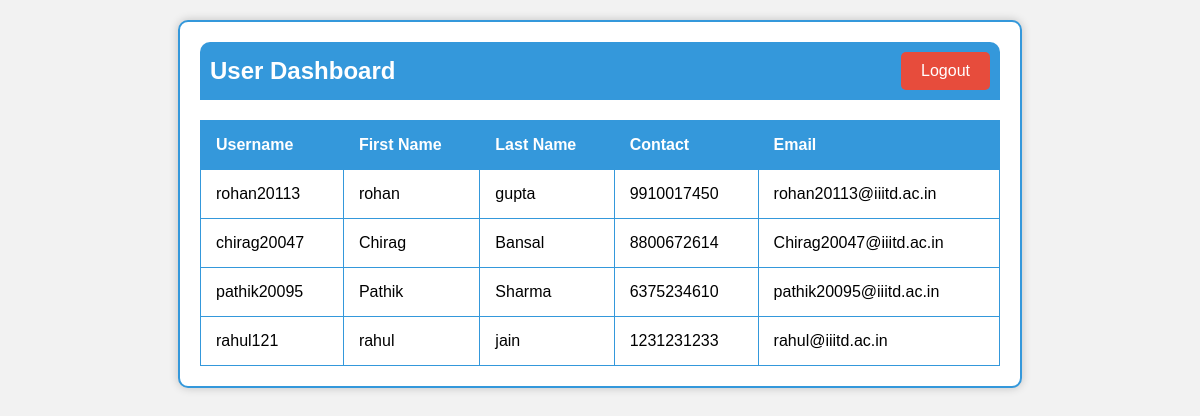
The page /users_list/ on the database as committed earlier.
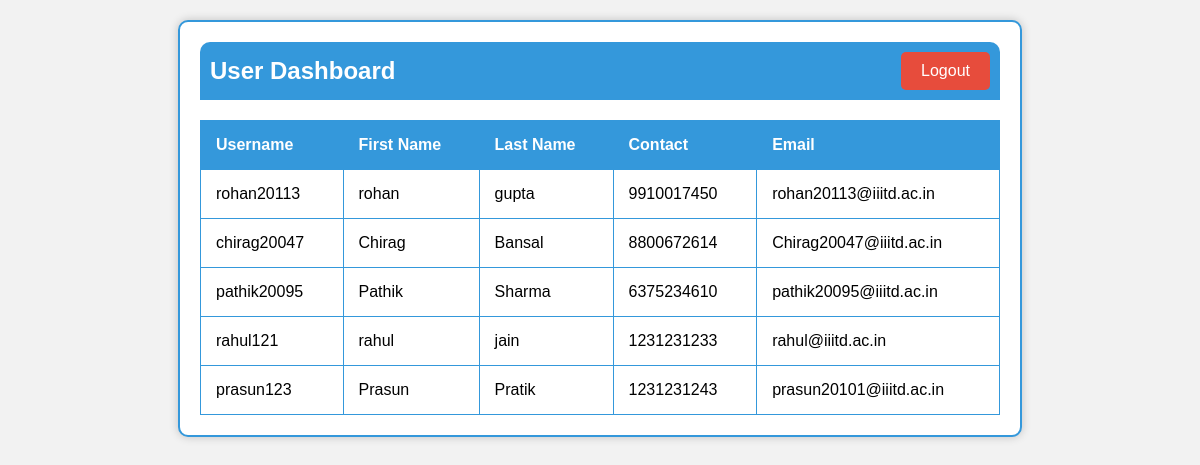
The same page on the database as committed later.
### project_app/models.py (models this page shows, shortened)
class AppUser(models.Model):
    first_name = models.CharField(max_length=30, null= False, blank=False, default = None)
    second_name = models.CharField(max_length=30, default= None)
    username = models.CharField(max_length=30, null= False, blank=False, default = None)
    password = models.CharField(max_length=30, null= False, blank=False, default = None)
    email = models.CharField(max_length=30, null= False, blank=False, default = None)
    contact = models.CharField(max_length=30, null= False, blank=False, default = None)

### project_app/views.py (the view)
# urls.py: path("users_list/", views.dashboard_user_list, name="user_list_page"),
def dashboard_user_list(request):
    users = AppUser.objects.all()
    return render(request, 'user_list.html', {'users':users})

### project_app/templates/user_list.html (shortened to what this page needs)
<!DOCTYPE html>
<html>
<head>
</head>
<body>
    <div class="container">
        <div class="navbar">
            <h2>User Dashboard</h2>
            <a class="logout-button" href="/">Logout</a>
        </div>
        <table>
            <thead>
                <tr>
                    <th>Username</th>
                    <th>First Name</th>
                    <th>Last Name</th>
                    <th>Contact</th>
                    <th>Email</th>
                </tr>
            </thead>
            <tbody>
                {% for user in users %}
                <tr>
                    <td>{{ user.username }}</td>
                    <td>{{ user.first_name }}</td>
                    <td>{{ user.second_name }}</td>
                    <td>{{ user.contact }}</td>
                    <td>{{ user.email }}</td>
                </tr>
                {% endfor %}
            </tbody>
        </table>
    </div>
</body>
</html>

### project_app/templates/user_list.html (style rules this page uses)
body { font-family: Arial, sans-serif; background-color: #f2f2f2; margin: 0; padding: 0; }
.container { max-width: 800px; margin: 20px auto; padding: 20px; border: 2px solid #3498db; background-color: #fff; box-shadow: 0px 0px 10px rgba(0, 0, 0, 0.2); border-radius: 10px; }
.navbar { display: flex; justify-content: space-between; align-items: center; background-color: #3498db; padding: 10px; border-radius: 10px 10px 0 0; }
.navbar h2 { color: #fff; margin: 0; }
.logout-button { background-color: #e74c3c; color: #fff; border: none; padding: 10px 20px; font-size: 16px; border-radius: 5px; cursor: pointer; text-decoration: none; }
table { width: 100%; border-collapse: collapse; margin-top: 20px; }
table, th, td { border: 1px solid #3498db; }
th, td { padding: 15px; text-align: left; }
th { background-color: #3498db; color: #fff; }

Rows that differ between the two databases and show on the page:
added AppUser: username "prasun123", first_name "Prasun", second_name "Pratik", contact "1231231243", email "prasun20101@iiitd.ac.in"
